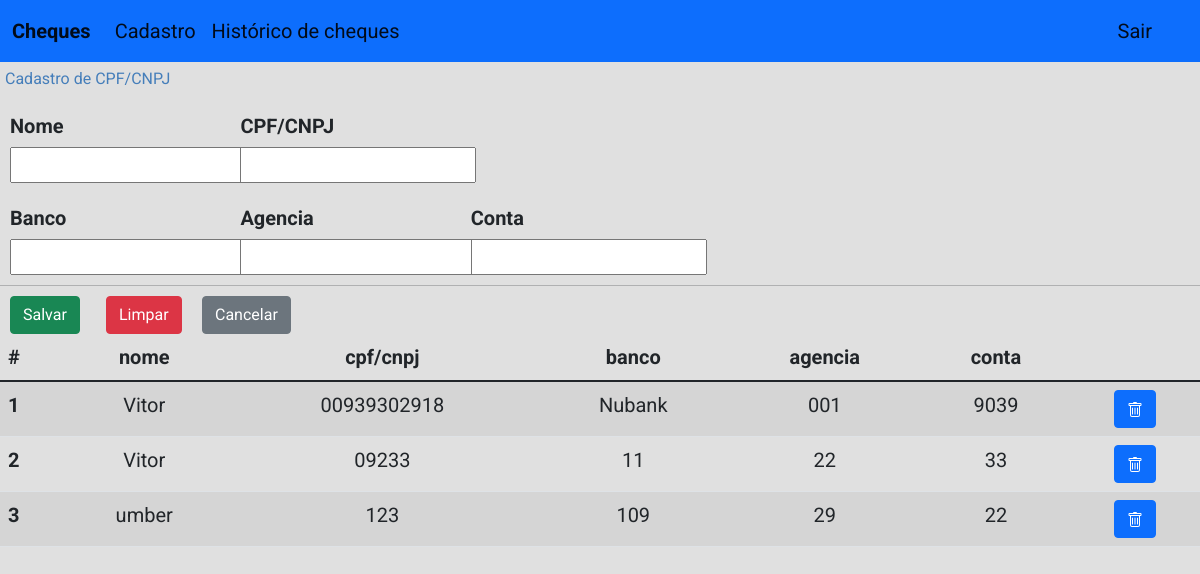
Before: /cheques/cadastro/ (signed in) with the older database file.
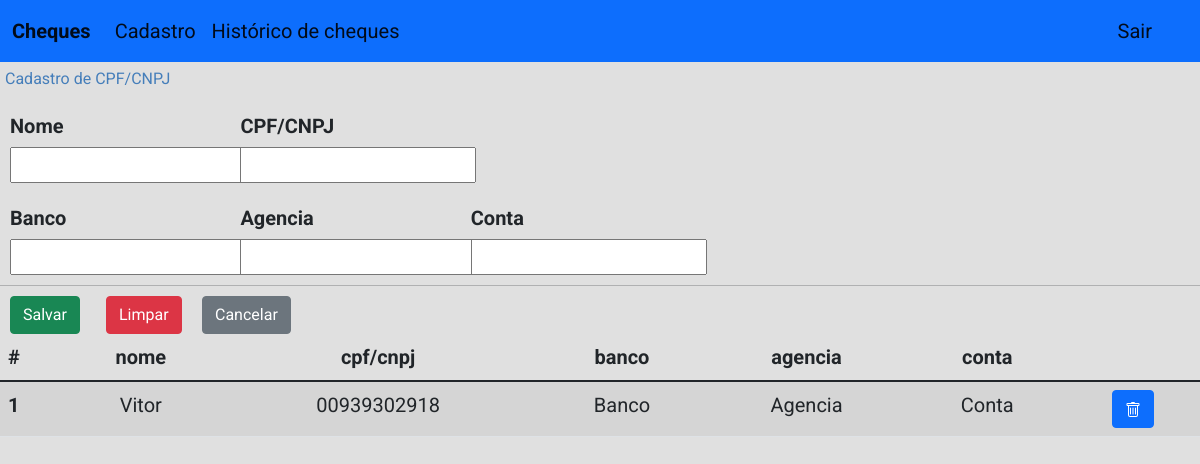
After: the same page with the newer database file.
### cheques/models.py (models this page shows)
class Empresa(models.Model):
    nome = models.CharField(max_length=50)
    cpfpj = models.CharField(max_length=50, unique=True)
    conta = models.CharField(max_length=50, blank=True, null=True)
    banco = models.CharField(max_length=50, blank=True, null=True)
    agencia = models.CharField(max_length=50, blank=True, null=True)
    dt_record = models.DateField()

### cheques/views.py (the view)
# urls.py: path("cadastro/", views.cadastro, name="cadastro"),
@login_required
def cadastro(request):
    lista_cheques = Cheque.objects.all()
    lista_empresas = Empresa.objects.all()
    context = {
        "lista_cheques": lista_cheques,
        "lista_empresas": lista_empresas,
    }
    return render(request, "cheques/cadastro.html", context)

### cheques/templates/cheques/cadastro.html (shortened to what the changed rows need)
<!DOCTYPE html>
<html lang="en">
<head>
    {% load static %}
    <link rel="stylesheet" href="{% static 'css/bootstrap.min.css' %}">
    <link rel="stylesheet" href="{% static 'css/bootstrap.css' %}">
    <link rel="stylesheet" href="{% static 'novo.css' %}">
</head>
<body>
    {%if lista_empresas%}
    <table class="table table-striped cheques">
        <thead>
            <tr>
                <th scope="col">#</th>
                <th style="text-align: center;" scope="col">nome</th>
                <th style="text-align: center;" scope="col">cpf/cnpj</th>
                <th style="text-align: center;" scope="col">banco</th>
                <th style="text-align: center;" scope="col">agencia</th>
                <th style="text-align: center;" scope="col">conta</th>
            </tr>
        </thead>
        <tbody>
            {% for empresa in lista_empresas %}
            <tr>
                <th scope="row">{{ forloop.counter }}</th>
                <td style="text-align: center;">{{ empresa.nome }}</td>
                <td style="text-align: center;">{{ empresa.cpfpj }}</td>
                <td style="text-align: center;">{{ empresa.banco }}</td>
                <td style="text-align: center;">{{ empresa.agencia }}</td>
                <td style="text-align: center;">{{ empresa.conta }}</td>
                <td style="text-align: center;">
                    <a class="btn btn-primary" href="{% url 'cadastrodel' id=empresa.id %}" t>
                    </a>
                </td>
            </tr>
            {% endfor %}
        </tbody>
    </table>
    {% else %}
    <p style="margin-left: 5px">Ainda não há pessoas/empresas cadastrados.</p>
    {% endif %}
</body>
</html>

Changed rows visible on the page:
removed Empresa: nome "Vitor", cpfpj "00939302918", banco "Nubank", agencia "001", conta "9039"
removed Empresa: nome "Vitor", cpfpj "09233", banco "11", agencia "22", conta "33"
removed Empresa: nome "umber", cpfpj "123", banco "109", agencia "29", conta "22"
added Empresa: nome "Vitor", cpfpj "00939302918", banco "Banco", agencia "Agencia", conta "Conta"
